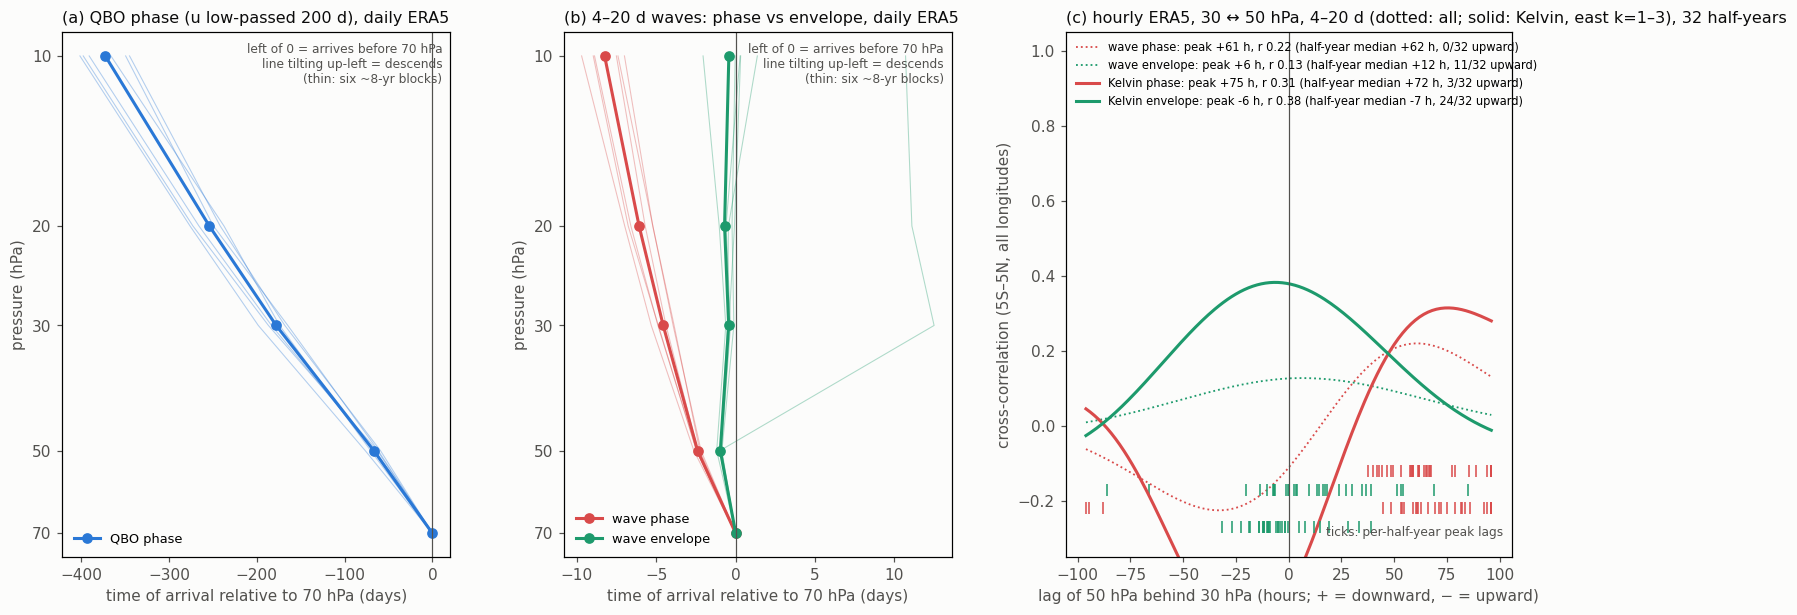

Here is the Python script that generated this plot:
#!/usr/bin/env python3
"""Which way does it move: QBO phase vs wave phase vs wave envelope, lag against altitude (2026-10-27).
The QBO regimes (zero-wind lines) descend; that is phase propagation. Vertically propagating equatorial waves (Kelvin,
gravity) carry energy and momentum upward while their phase descends, so the upward part should show in the wave
ENVELOPE (amplitude), not in any phase. Three quantities, as the lag of each level behind the level above
(positive = the lower level lags = downward; negative = upward), accumulated from 70 hPa:
  QBO phase       u low-passed at 200 d
  wave phase      u band-passed 4-20 d (Kelvin band)
  wave envelope   |Hilbert| of the 4-20 d band, high-passed (120 d daily, 60 d hourly) so that the QBO's own
                  modulation of wave amplitude (which descends with the shear zones) is removed
Daily data: ERA5 0N 0E 00 UTC (get_era5_point.py), levels 10 (if present) 20 30 50 70 hPa; lags from adjacent pairs,
over the whole record and over six ~8-yr blocks (spread). Peak lags refined by a parabola through the maximum.
Hourly data: ERA5 hourly u at 30 and 50 hPa, 5S-5N at all 72 longitudes (../../../docs/era5/data, half-year files,
1999-2016 as they exist); cross-correlation averaged over grid points, per half-year and pooled. Group transit between
adjacent levels is expected to be under a day, which only the hourly data can resolve. The hourly data also allow a
Kelvin-wave space-time filter (eastward zonal wavenumbers 1-3, periods 4-20 d); its envelope is the modulus of the
one-sided (analytic) filtered field.
    python3 updown_lags.py   -> updown_lags.png, updown_lags.json"""
import json
from pathlib import Path

import matplotlib
import netCDF4 as nc
import numpy as np
from scipy.signal import butter, filtfilt, hilbert

matplotlib.use("Agg")
import matplotlib.pyplot as plt  # noqa: E402

HERE = Path(__file__).resolve().parent
HOURLY = HERE.parents[2] / "docs" / "era5" / "data"
INK, MUTED, SURF = "#0b0b0b", "#52514e", "#fcfcfb"
C_QBO, C_PH, C_ENV = "#2a78d6", "#d94a4a", "#1d9a6c"
LV = [L for L in (10, 20, 30, 50, 70) if (HERE / f"era_qbo_u{L}_point0E_daily.dat").exists()]
TG = np.arange(1979.0, 2026.76, 1 / 365.25)
U = {L: np.interp(TG, *np.loadtxt(HERE / f"era_qbo_u{L}_point0E_daily.dat").T) for L in LV}


def ccf(x, y, M):
    """corr(x(t), y(t+l)) for l = -M..M; x, y are (n,) or (n, points), averaged over points."""
    x = (x - x.mean(0)) / x.std(0); y = (y - y.mean(0)) / y.std(0); n = len(x); L = np.arange(-M, M + 1)
    return L, np.array([np.mean(x[max(0, -l):n - max(0, l)] * y[max(0, l):n - max(0, -l)]) for l in L])


def peak(L, c):
    i = int(np.argmax(c))
    if 0 < i < len(c) - 1:
        d = c[i - 1] - 2 * c[i] + c[i + 1]
        return L[i] + (0.5 * (c[i - 1] - c[i + 1]) / d if d < 0 else 0.0), c[i]
    return float(L[i]), c[i]


def filt(x, kind, fs, *p):
    b, a = butter(3, [1 / q for q in p] if kind == "band" else 1 / p[0], btype=kind, fs=fs)
    return filtfilt(b, a, x - x.mean(0), axis=0)


def series(x, fs, env_hp):
    q = filt(x, "low", fs, 200) if fs == 1 else None
    w = filt(x, "band", fs, 20, 4)
    e = filt(np.abs(hilbert(w, axis=0)), "high", fs, env_hp)
    return q, w, e


# ---- daily, adjacent pairs, whole record and six blocks
NB = 6; edges = np.linspace(0, len(TG), NB + 1).astype(int)
daily = {"QBO phase": {}, "wave phase": {}, "wave envelope": {}}
for a, b in zip(LV[:-1], LV[1:]):
    sa, sb = series(U[a], 1, 120), series(U[b], 1, 120)
    for (name, M), xa, xb in zip([("QBO phase", 400), ("wave phase", 15), ("wave envelope", 40)], sa, sb):
        whole = peak(*ccf(xa, xb, M))
        blocks = [peak(*ccf(xa[s:e], xb[s:e], M))[0] for s, e in zip(edges[:-1], edges[1:])]
        daily[name][(a, b)] = {"lag_d": float(whole[0]), "r": float(whole[1]), "block_lags_d": [float(v) for v in blocks]}

# ---- hourly 30 <-> 50 hPa
KEYS = ("wave phase", "wave envelope", "Kelvin phase", "Kelvin envelope")
hourly = {k: [] for k in KEYS}; pooled = {k: [] for k in KEYS}; used = []


def kelvin(x, nlon=72, kmax=3, p0=20, p1=4):
    """Space-time filter: eastward zonal wavenumbers 1..kmax, periods p1..p0 days (hourly x of shape (nt, nlat*nlon)).
    One-sided in (frequency, wavenumber), so the result is the analytic wave: real part = wave, modulus = envelope.
    Eastward cos(k lon - w t) sits at positive k and negative numpy frequency."""
    nt = len(x); X = np.fft.fft2(x.reshape(nt, -1, nlon) - x.mean(0).reshape(1, -1, nlon), axes=(0, 2))
    f = np.fft.fftfreq(nt, 1 / 24.0)[:, None, None]; k = np.fft.fftfreq(nlon, 1.0 / nlon)[None, None, :]
    keep = (k >= 1) & (k <= kmax) & (f <= -1.0 / p0) & (f >= -1.0 / p1)
    z = 2 * np.fft.ifft2(np.where(keep, X, 0), axes=(0, 2)).reshape(nt, -1)
    return z.real, filt(np.abs(z), "high", 24, 60)
for f30 in sorted(HOURLY.glob("era5_u30_hourly_*.nc")):
    f50 = HOURLY / f30.name.replace("u30", "u50")
    if not f50.exists():
        continue
    xs = []
    for f in (f30, f50):
        d = nc.Dataset(f); la = np.asarray(d.variables["latitude"][:]); j = np.abs(la) <= 5.01
        xs.append(np.asarray(d.variables["u"][:, 0, j, :], float).reshape(len(d.variables["valid_time"]), -1))
    if len(xs[0]) != len(xs[1]) or len(xs[0]) < 24 * 150:
        continue
    used.append(f30.name.split("_")[-1][:-3]); cut = slice(24 * 10, -24 * 10)
    _, w30, e30 = series(xs[0], 24, 60); _, w50, e50 = series(xs[1], 24, 60)
    k30, ke30 = kelvin(xs[0]); k50, ke50 = kelvin(xs[1])
    for name, x, y in (("wave phase", w30, w50), ("wave envelope", e30, e50), ("Kelvin phase", k30, k50), ("Kelvin envelope", ke30, ke50)):
        L, c = ccf(x[cut], y[cut], 96); hourly[name].append(float(peak(L, c)[0])); pooled[name].append(c)
hourly_pooled = {k: (np.arange(-96, 97), np.mean(v, 0)) for k, v in pooled.items() if v}

# ---- figure
fig, ax = plt.subplots(1, 3, figsize=(17, 6.2), facecolor=SURF, gridspec_kw=dict(width_ratios=[1, 1, 1.15], wspace=0.28))


def cumulative(name, key="lag_d"):
    """lag of each level relative to 70 hPa, built up from the adjacent pairs (70 hPa = 0)."""
    t = {LV[-1]: 0.0}
    for a, b in reversed(list(zip(LV[:-1], LV[1:]))):
        v = daily[name][(a, b)][key]; t[a] = t[b] - v
    return np.array([t[L] for L in LV])


def draw(axx, names, title, xlab):
    for name, col in names:
        t = cumulative(name); axx.plot(t, LV, "-o", color=col, lw=2, ms=6, label=name)
        for k in range(NB):
            tb = {LV[-1]: 0.0}
            for a, b in reversed(list(zip(LV[:-1], LV[1:]))):
                tb[a] = tb[b] - daily[name][(a, b)]["block_lags_d"][k]
            axx.plot([tb[L] for L in LV], LV, "-", color=col, lw=0.7, alpha=0.35)
    axx.axvline(0, color=MUTED, lw=0.8); axx.set_yscale("log"); axx.invert_yaxis(); axx.set_yticks(LV); axx.set_yticklabels([str(L) for L in LV])
    axx.minorticks_off(); axx.set_ylabel("pressure (hPa)", color=MUTED); axx.set_xlabel(xlab, color=MUTED)
    axx.set_title(title, loc="left", fontsize=10.5, color=INK); axx.legend(fontsize=8.5, loc="lower left", frameon=False)
    axx.set_facecolor(SURF); axx.tick_params(colors=MUTED)


draw(ax[0], [("QBO phase", C_QBO)], "(a) QBO phase (u low-passed 200 d), daily ERA5",
     "time of arrival relative to 70 hPa (days)")
draw(ax[1], [("wave phase", C_PH), ("wave envelope", C_ENV)], "(b) 4–20 d waves: phase vs envelope, daily ERA5",
     "time of arrival relative to 70 hPa (days)")
for a in ax[:2]:
    a.text(0.98, 0.98, "left of 0 = arrives before 70 hPa\nline tilting up-left = descends\n(thin: six ~8-yr blocks)",
           transform=a.transAxes, ha="right", va="top", fontsize=8, color=MUTED)
a = ax[2]
for i, (name, col, ls) in enumerate((("wave phase", C_PH, ":"), ("wave envelope", C_ENV, ":"), ("Kelvin phase", C_PH, "-"), ("Kelvin envelope", C_ENV, "-"))):
    if name in hourly_pooled:
        L, c = hourly_pooled[name]; pk, r = peak(L, c)
        a.plot(L, c, color=col, lw=2 if ls == "-" else 1.2, ls=ls,
               label=f"{name}: peak {pk:+.0f} h, r {r:.2f} (half-year median {np.median(hourly[name]):+.0f} h, {sum(v < 0 for v in hourly[name])}/{len(hourly[name])} upward)")
        a.plot(hourly[name], np.full(len(hourly[name]), -0.12 - 0.05 * i), "|", color=col, ms=8)
a.axvline(0, color=MUTED, lw=0.8); a.set_xlabel("lag of 50 hPa behind 30 hPa (hours; + = downward, − = upward)", color=MUTED)
a.set_ylabel("cross-correlation (5S–5N, all longitudes)", color=MUTED); a.legend(fontsize=7.5, loc="upper left", frameon=False); a.set_ylim(-0.35, 1.05)
a.set_title(f"(c) hourly ERA5, 30 ↔ 50 hPa, 4–20 d (dotted: all; solid: Kelvin, east k=1–3), {len(used)} half-years", loc="left", fontsize=10.5, color=INK)
a.text(0.98, 0.04, "ticks: per-half-year peak lags", transform=a.transAxes, ha="right", fontsize=8, color=MUTED)
a.set_facecolor(SURF); a.tick_params(colors=MUTED)
fig.savefig(HERE / "updown_lags.png", dpi=110, facecolor=SURF, bbox_inches="tight")

out = {"daily_levels": LV, "daily": {n: {f"{a}->{b}": v for (a, b), v in d.items()} for n, d in daily.items()},
       "hourly_30_50": {"half_years": used, "peak_lags_h": hourly,
                        "pooled_peak_h": {k: float(peak(*v)[0]) for k, v in hourly_pooled.items()},
                        "pooled_peak_r": {k: float(peak(*v)[1]) for k, v in hourly_pooled.items()}}}
json.dump(out, open(HERE / "updown_lags.json", "w"), indent=1)
print("lag of lower level behind upper (+ = downward, - = upward)")
for n, d in daily.items():
    print(f"  {n:14s} " + "  ".join(f"{a}->{b}: {v['lag_d']:+6.1f} d (r {v['r']:.2f}, blocks {min(v['block_lags_d']):+.1f}..{max(v['block_lags_d']):+.1f})" for (a, b), v in d.items()))
for k, v in hourly.items():
    print(f"  hourly 30->50 {k:14s} pooled {out['hourly_30_50']['pooled_peak_h'][k]:+.1f} h (r {out['hourly_30_50']['pooled_peak_r'][k]:.2f}), per half-year median {np.median(v):+.1f} h, "
          f"{sum(x < 0 for x in v)}/{len(v)} negative")
print("wrote updown_lags.png")
